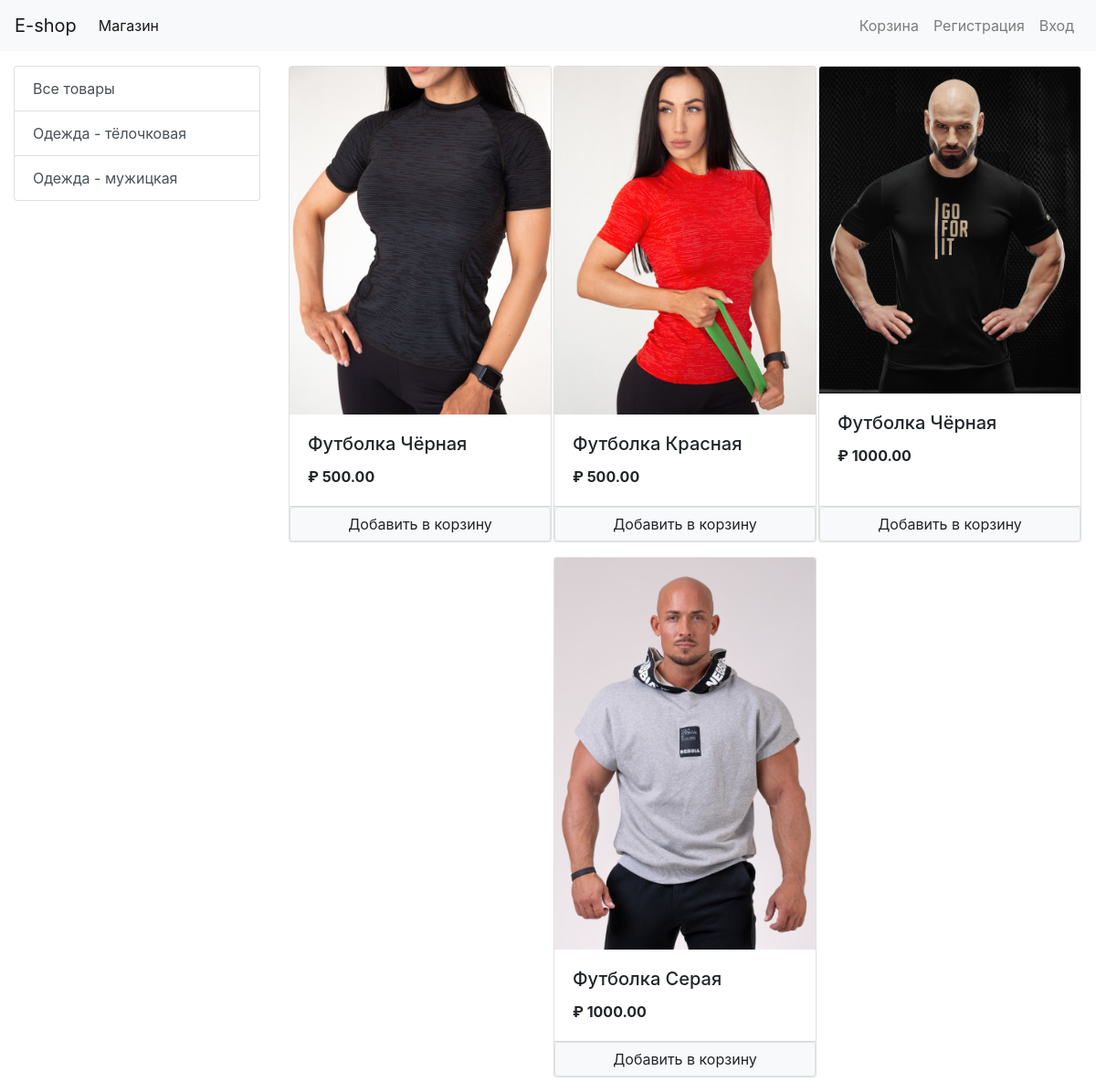
The page / on the database its author committed.
### store/models/category.py (models this page shows, shortened)
class Category(models.Model):
    name = models.CharField(max_length=50, verbose_name='Товар')
    image = models.ImageField(upload_to='uploads/category/', null=True, blank=True)
    @staticmethod
    def get_all_categories():
        return Category.objects.all()

### store/models/product.py (models this page shows, shortened)
class Product(models.Model):
    category = models.ForeignKey(Category, on_delete=models.CASCADE)
    name = models.CharField(max_length=50, verbose_name='Товар')
    price = models.DecimalField(max_digits=10, decimal_places=2, default=0)
    description = models.CharField(max_length=200, default='', null=True, blank=True)
    image = models.ImageField(upload_to='uploads/products/', null=True, blank=True)
    @staticmethod
    def get_all_products():
        return Product.objects.all()

### store/views/home.py (the view, shortened to what this page needs)
# urls.py: path('', Index.as_view(), name='homepage'),
class Index(View):
    def get(self, request):
        cart = request.session.get('cart')
        if not cart:
            request.session['cart'] = {}
        products = None
        categories = Category.get_all_categories()
        categoryID = request.GET.get('category')
        if categoryID:
            products = Product.get_products_by_categoryID(categoryID)
        else:
            products = Product.get_all_products()
        data = {'categories': categories, 'products': products, }
        return render(request, 'index.html', data)

### store/templatetags/cart.py (called while the page is built)
@register.filter(name='is_in_cart')
def is_in_cart(product, cart):
    keys = cart.keys()
    for id in keys:
        if int(id) == product.id:
            return True
    return False

### store/templatetags/custom_filter.py (called while the page is built)
@register.filter(name='currency')
def currency(number):
    return "₽ " + str(number)

### store/templates/index.html (shortened to what this page needs)
{% extends 'base.html' %}
{% block content %}
{% load cart %}
{% load custom_filter %}
<div class="container-fluid mt-3">
    <div class="row">
        <div class="col-lg-3 mx-auto">
            <div class="list-group">
                <a href="/" class="list-group-item list-group-item-action">Все товары</a>
                {% for category in categories %}
                    <a href="/?category={{category.id}}" class="list-group-item list-group-item-action">
                        {{ category.name }}
                    </a>
                {% endfor %}
            </div>
        </div>
        <div id="products" class="col-lg-9 mx-auto">
            <div class="row mx-auto">
                {% for product in products %}
                <div class="card mx-auto mb-3" id="{{ product.id }}" style="width: 18rem;">
                    <img class="card-img-top" src="{{ product.image.url }}" alt="Card image cap">
                    <div class="card-body">
                        <h5 class="card-title">{{ product.name }}</h5>
                        <p class="card-text"><b>{{ product.price|currency }}</b></p>
                    </div>
                    <div class="card-footer p-0 no-gutters">
                        {% if product|is_in_cart:request.session.cart %}
                            <div class="row no-gutters">
                                <form action="/#{{ product.id }}" class="col-2" method="post">
                                    {% csrf_token %}
                                    <input type="text" hidden name="product" value="{{ product.id }}">
                                    <input type="text" hidden name="remove" value="True">
                                    <input type="submit" value=" - " class="btn btn-block btn-secondary">
                                </form>
                                <div class="text-center col">{{product|cart_quantity:request.session.cart}} в корзине</div>
                                <form action="/#{{ product.id }}" class="col-2" method="post">
                                    {% csrf_token %}
                                    <input type="text" hidden name="product" value="{{ product.id }}">
                                    <input type="submit" value=" + " class="btn btn-block btn-secondary">
                                </form>
                            </div>
                        {% else %}
                            <form action="/#{{ product.id }}" method="POST" class="btn-block">
                                <input type="submit" class="float-right btn btn-light border form-control"
                                    value="Добавить в корзину">
                            </form>
                        {% endif %}
                    </div>
                </div>
                {% endfor %}
            </div>
        </div>
    </div>
</div>
{% endblock content %}

### store/templates/base.html (shortened to what this page needs)
{% load static %}
<!DOCTYPE html>
<html lang="ru">
<head>
    <link rel="stylesheet" href="https://maxcdn.bootstrapcdn.com/bootstrap/4.0.0/css/bootstrap.min.css"
>
</head>
<body>
    <nav class="navbar navbar-expand-lg navbar-light bg-light">
        <a class="navbar-brand" href="/">E-shop</a>
        <div class="collapse navbar-collapse" id="navbarSupportedContent">
            <ul class="navbar-nav mr-auto">
                <li class="nav-item active">
                    <a class="nav-link" href="/">Магазин <span class="sr-only">(current)</span></a>
                </li>
            </ul>
            <ul class="navbar-nav my-2 my-lg-0">
                <li class="nav-item ">
                    <a class="nav-link" href="/cart">Корзина <span class="sr-only">(current)</span></a>
                </li>
                {% if request.session.customer %}
                    <li class="nav-item ">
                        <a class="nav-link" href="/orders">Заказы <span class="sr-only">(current)</span></a>
                    </li>
                    <li class="nav-item ">
                        <a class="nav-link" href="/logout">Выход <span class="sr-only">(current)</span></a>
                    </li>
                {% else %}
                    <li class="nav-item ">
                        <a class="nav-link" href="/signup">Регистрация <span class="sr-only">(current)</span></a>
                    </li>
                    <li class="nav-item ">
                        <a class="nav-link" href="/login">Вход <span class="sr-only">(current)</span></a>
                    </li>
                {% endif %}
            </ul>
        </div>
    </nav>
    {% block content %}
    {% endblock content %}
</body>
</html>

### rows shown on the page
Category: name "Одежда - тёлочковая"
Category: name "Одежда - мужицкая"
Product: {{ product.id }} 1 (drawn), image (picture), name "Футболка Чёрная", price "₽ 500.00"
Product: image (picture), name "Футболка Красная", price "₽ 500.00"
Product: image (picture), name "Футболка Чёрная", price "₽ 1000.00"
Product: image (picture), name "Футболка Серая", price "₽ 1000.00"
